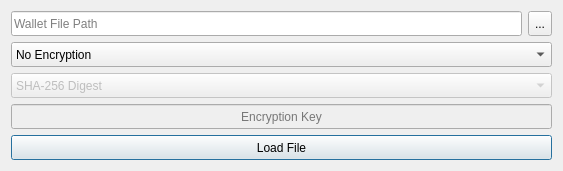
<?xml version="1.0" encoding="UTF-8"?>
<ui version="4.0">
 <class>LoadFileDialogue</class>
 <widget class="QDialog" name="LoadFileDialogue">
  <property name="geometry">
   <rect>
    <x>0</x>
    <y>0</y>
    <width>563</width>
    <height>171</height>
   </rect>
  </property>
  <property name="maximumSize">
   <size>
    <width>16777215</width>
    <height>171</height>
   </size>
  </property>
  <property name="windowTitle">
   <string>Load Wallet</string>
  </property>
  <layout class="QGridLayout" name="gridLayout" rowstretch="1,10">
   <item row="0" column="0">
    <layout class="QHBoxLayout" name="hLayout_FileSelection">
     <item>
      <widget class="QLineEdit" name="lineEdit_FilePath">
       <property name="minimumSize">
        <size>
         <width>0</width>
         <height>25</height>
        </size>
       </property>
       <property name="placeholderText">
        <string>Wallet File Path</string>
       </property>
      </widget>
     </item>
     <item>
      <widget class="QToolButton" name="toolButton_Browse">
       <property name="minimumSize">
        <size>
         <width>0</width>
         <height>25</height>
        </size>
       </property>
       <property name="text">
        <string>...</string>
       </property>
      </widget>
     </item>
    </layout>
   </item>
   <item row="1" column="0">
    <layout class="QVBoxLayout" name="vLayout_Encryption">
     <item>
      <widget class="QComboBox" name="comboBox_AESMode">
       <property name="minimumSize">
        <size>
         <width>0</width>
         <height>25</height>
        </size>
       </property>
       <item>
        <property name="text">
         <string>No Encryption</string>
        </property>
       </item>
       <item>
        <property name="text">
         <string>AES 128</string>
        </property>
       </item>
       <item>
        <property name="text">
         <string>AES 192</string>
        </property>
       </item>
       <item>
        <property name="text">
         <string>AES 256</string>
        </property>
       </item>
      </widget>
     </item>
     <item>
      <widget class="QComboBox" name="comboBox_KeyMode">
       <property name="enabled">
        <bool>false</bool>
       </property>
       <property name="minimumSize">
        <size>
         <width>0</width>
         <height>25</height>
        </size>
       </property>
       <item>
        <property name="text">
         <string>SHA-256 Digest</string>
        </property>
       </item>
       <item>
        <property name="text">
         <string>Direct Input</string>
        </property>
       </item>
      </widget>
     </item>
     <item>
      <widget class="QLineEdit" name="lineEdit_EncryptionKey">
       <property name="enabled">
        <bool>false</bool>
       </property>
       <property name="minimumSize">
        <size>
         <width>0</width>
         <height>25</height>
        </size>
       </property>
       <property name="echoMode">
        <enum>QLineEdit::Password</enum>
       </property>
       <property name="alignment">
        <set>Qt::AlignCenter</set>
       </property>
       <property name="placeholderText">
        <string>Encryption Key</string>
       </property>
      </widget>
     </item>
     <item>
      <widget class="QPushButton" name="pushButton_LoadFile">
       <property name="minimumSize">
        <size>
         <width>0</width>
         <height>25</height>
        </size>
       </property>
       <property name="text">
        <string>Load File</string>
       </property>
      </widget>
     </item>
    </layout>
   </item>
  </layout>
 </widget>
 <resources/>
 <connections/>
</ui>
